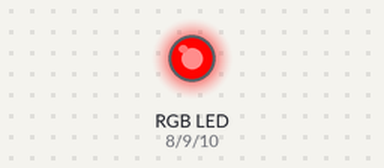
A sketch run on a simulated Arduino Uno, built with avr-gcc and run on an emulated ATmega328P. Parts: an RGB LED mixed from three pins (HIGH = lit). Dim RGB values are drawn brighter than linear.

Above: at 2.6 s.
At 3.5 s:
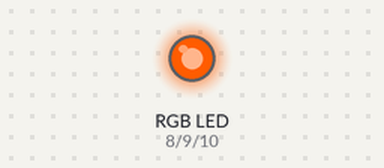
At 4.35 s:
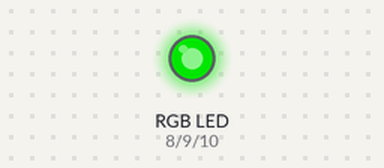
At 6.15 s:
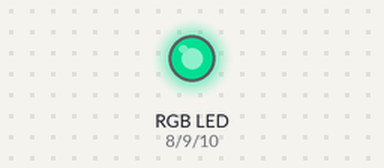
At 7.95 s:
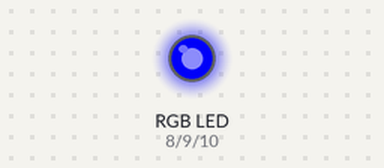
At 9.75 s:
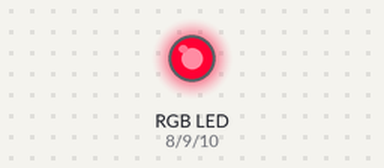
Timing chart, 0 to 12.6 s (numbered marks = the images above):
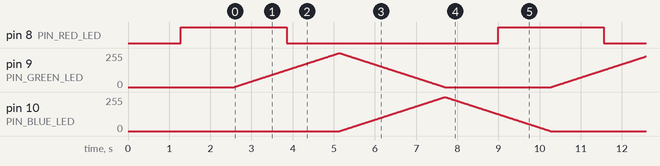

The sketch:

2.9_RGBLEDSweep.ino
```cpp
// RGB LED Sweep Code by ThinkLab

#define PIN_RED_LED 8
#define PIN_GREEN_LED 9
#define PIN_BLUE_LED 10

#define DELAY_TIME 10


void setup() {
  pinMode(PIN_RED_LED, OUTPUT);
  pinMode(PIN_GREEN_LED, OUTPUT);
  pinMode(PIN_BLUE_LED, OUTPUT);

  // Brighten Red
  for (int i = 0; i <= 255; i++) {
    rgb_color(i, 0, 0);
    delay(DELAY_TIME);
  }
}

void loop() {

  //Dim Red, Brighten Green
  for (int i = 0; i <= 255; i++) {
    rgb_color(255-i, i, 0);
    delay(DELAY_TIME);
  }

  //Dim Green, Brighten Blue
  for (int i = 0; i <= 255; i++) {
    rgb_color(0, 255-i, i);
    delay(DELAY_TIME);
  }

  //Dim Blue, Brighten Red
  for (int i = 0; i <= 255; i++) {
    rgb_color(i, 0, 255-i);
    delay(DELAY_TIME);
  }
}

void rgb_color(int red_value, int green_value, int blue_value) {
  analogWrite(PIN_RED_LED, red_value);
  analogWrite(PIN_GREEN_LED, green_value);
  analogWrite(PIN_BLUE_LED, blue_value);
}
```

Measured:
- by itself, pin 8 (PIN_RED_LED): alternates HIGH for 2.6 s and LOW for 5.1 s
